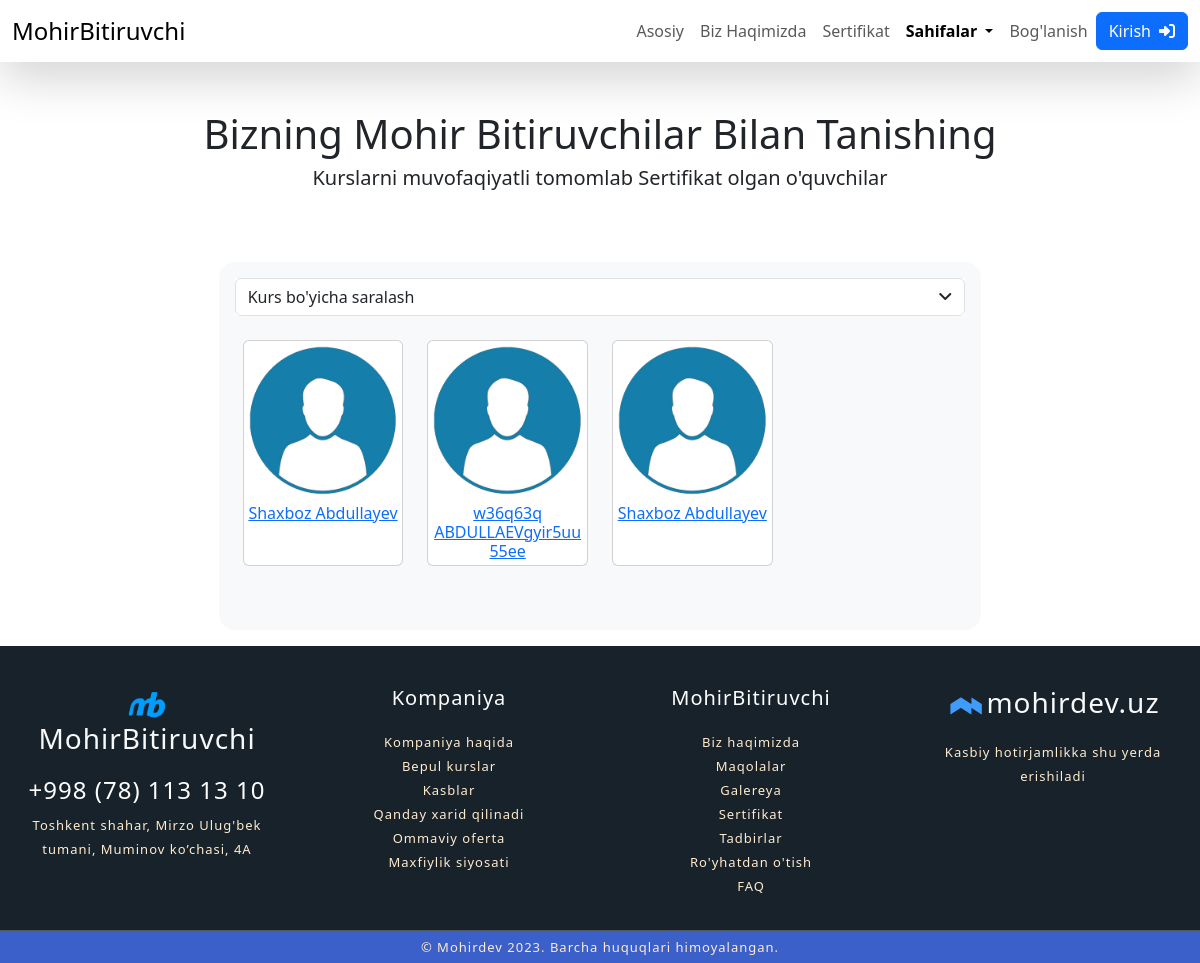
Before: /pages/students/all/ with the older database file.
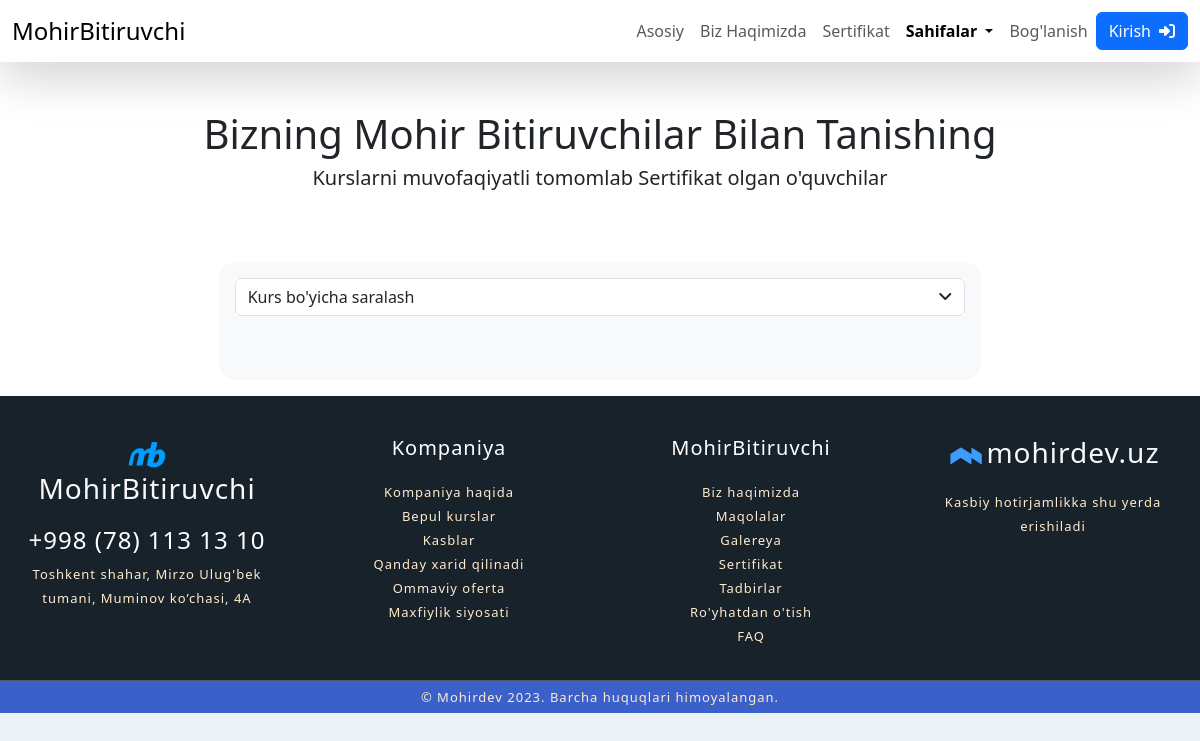
After: the same page with the newer database file.
### addinfo/models.py (models this page shows, shortened)
class TeacherAndStudent(models.Model):
    class Status(models.TextChoices):
        Student = 'ST', 'Student'
        Teacher = 'TC', 'Teacher'
    name = models.CharField(max_length=80)
    last_name = models.CharField(max_length=80)
    info = RichTextField()
    email_link = models.EmailField(max_length=250, blank=True, null=True)
    image = models.ImageField(upload_to='images/tands', default='images/default_picture_tands.png')
    linkedin = models.URLField(blank=True, null=True)
    course = models.ManyToManyField(Courses)
    jobs = models.CharField(max_length=350)
    status = models.CharField(
        max_length = 2,
        choices = Status.choices
    )
    cterate_at = models.DateTimeField(auto_now_add = True)
    def get_full_name(self):
        return f'{self.name} {self.last_name}'

### addinfo/views.py (the view)
# urls.py: path('pages/students/<str:num>/', StudentView.as_view(), name='students'),
class StudentView(View):
    def get(self, request, num):
        students = TeacherAndStudent.objects.all().filter(status = 'ST').order_by('-id')
        courses = Courses.objects.all()
        course = ''
        if num == 'all':
            one_student = ''
        elif num.isnumeric():
            one_student = TeacherAndStudent.objects.all().get(id = num)
        else:
            students = students.filter(course__name__icontains = num)
            course = num
            one_student = ''
        page_students = Paginator(students, 18)
        page_num = request.GET.get('page', 1)
        page_obj = page_students.get_page(page_num)
        context = {
            'students': page_obj,
            'courses': courses,
            'one_student': one_student,
            'course': course,
            'student_status': 'active'
        }
        return render(request, 'pages/students.html', context)

### certificate/models.py (called while the page is built)
    def __str__(self):
        return self.name

### templates/pages/students.html (shortened to what this page needs)
{% extends "base.html" %}
{% load static %}
{% block content %}
    <div class="container-fluid certificate mt-5 align-items-center">
        <div class="row text-center">
            <h1>Bizning Mohir Bitiruvchilar Bilan Tanishing</h1>
            <h5 class="mb-2">Kurslarni muvofaqiyatli tomomlab Sertifikat olgan o'quvchilar</h5>
        </div>
        <div class="row mt-5 p-3 justify-content-center flex-column-reverse flex-sm-row">
            <div class="col-sm-8 p-3 bg-body-tertiary rounded-4 ">
                <div class="dropdown mb-3 bg-white">
                    <button class="btn border w-100 d-flex justify-content-between" type="button" data-bs-toggle="dropdown" aria-expanded="false">
                        {% if course %}
                            {{ course }}
                        {% else %}
                            Kurs bo'yicha saralash
                        {% endif %}
                        <i class="fa-solid fa-angle-down my-auto"></i>
                    </button>
                </div>
                <div class="row row-cols-2 p-2 row-cols-md-4 g-4 text-center">
                    {% for student in students %}
                        <div class="col">
                            <div class="card h-100">
                                <img src="{{ student.image.url }}" class="card-img-top" alt="...">
                                <div class="card-body p-1">
                                    <a href="{% url 'students' student.id %}"><h6 class="card-title m-0">{{ student.get_full_name }}</h6></a>
                                </div>
                            </div>
                        </div>
                    {% endfor %}
                </div>
            </div>
        </div>
    </div>
{% endblock %}

Changed rows visible on the page:
removed TeacherAndStudent: image (placeholder picture), get_full_name "Shaxboz Abdullayev"
removed TeacherAndStudent: image (placeholder picture), get_full_name "w36q63q ABDULLAEVgyir5uu55ee"
removed TeacherAndStudent: image (placeholder picture), get_full_name "Shaxboz Abdullayev"
